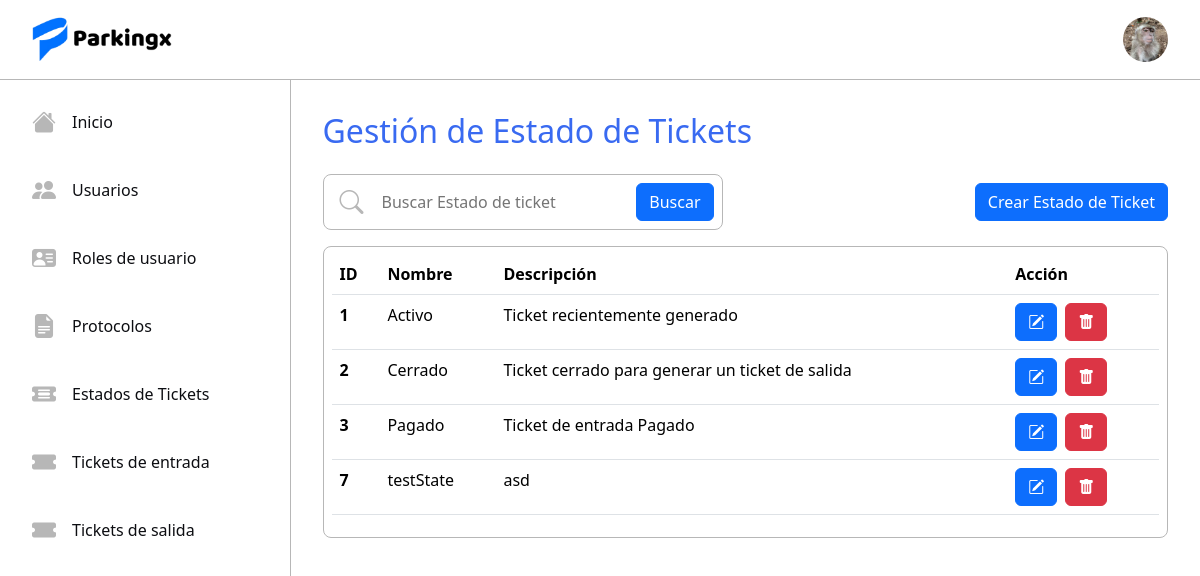
The app's page /statelist/ (signed in), older data.
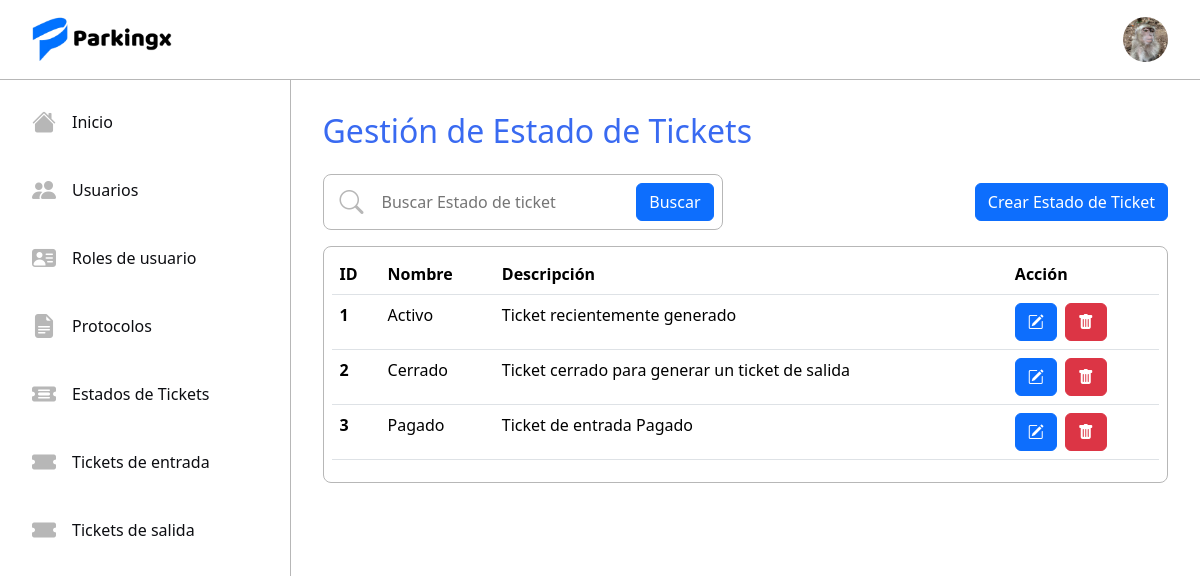
The same page, newer data.
### tickets/models.py (models this page shows, shortened)
class TicketState(models.Model):
    name = models.CharField(max_length=50, unique=True)
    description = models.TextField()

### tickets/views.py (the view)
# urls.py: path('statelist/', ListTicketState.as_view(), name='statelist'),
@method_decorator(login_required, name='dispatch')
class ListTicketState(UserPassesTestMixin, ListView):
    model = TicketState
    form_class = TicketStateForm
    template_name = 'tickets/estados/ticketstate.html'
    context_object_name = 'Estado'
    def test_func(self):
        rol = self.request.user.rol.name
        return rol in ['root', 'Administrador']

### tickets/templates/tickets/estados/ticketstate.html
{% extends "tickets/base.html" %}
{% block content %}
<div class="user-list-content">
  <h2 class="mb-4 blue-sys">Gestión de Estado de Tickets</h2>
  <div class="mb-3 user-template-actions">
      <div class="search-content">
          <i class="bi bi-search menu-icon"></i>
          <input type="text" name="find-rol" class="search-inpt" placeholder="Buscar Estado de ticket" maxlength="10">
          <button class="btn btn-primary">Buscar</button>
      </div>
      <div class="d-flex gap-2">
          <a href="{% url 'statecreate' %}" class="btn btn-primary">Crear Estado de Ticket</a>
      </div>
  </div>
  {% if Estado %}
  <div class="border-table">
      <table class="table ">
          <thead>
              <tr>
                  <th scope="col">ID</th>
                  <th scope="col">Nombre</th>
                  <th scope="col">Descripción</th>
                  <th scope="col">Acción</th>
              </tr>
          </thead>
          <tbody>
              {% for r in Estado %}
              <tr>
                  <th scope="row">{{ r.id }}</th>
                  <td>{{ r.name }}</td>
                  <td>{{ r.description }}</td>
                  <td class="d-flex gap-2">
                      <a href="{% url 'stateupdate' r.id %}" class="btn btn-primary"><i class="bi bi-pencil-square"></i></a>
                      <a href="{% url 'statedelete' r.id %}" class="btn btn-danger"><i class="bi bi-trash-fill"></i></a>
                  </td>
              <tr>
              {% endfor %}
          </tbody>
      </table>
  </div>
  {% else %}
  <h4>No existen Estado de Tickets...</h4>
  {% endif %}
</div>
{% endblock  %}

Row changes from the older to the newer data that the page shows:
removed TicketState: id "7", name "testState", description "asd"
